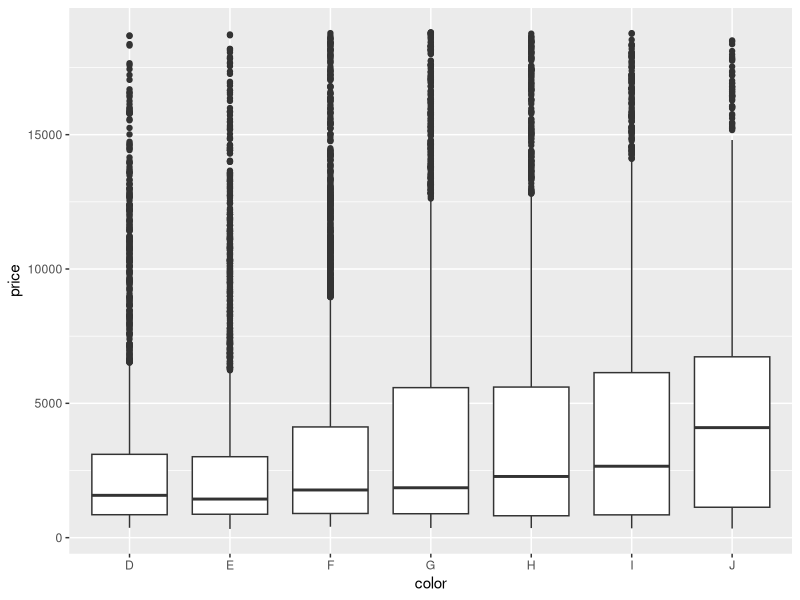

Source code (R):
## ---- chunk 1
ipak <- function(pkg){
    new.pkg <- pkg[!(pkg %in% installed.packages()[, "Package"])]
    if (length(new.pkg)) 
        install.packages(new.pkg, repos = "http://cran.us.r-project.org", dependencies = TRUE)
    sapply(pkg, require, character.only = TRUE)
}

# usage
packages <- c("ggplot2", "dplyr")
ipak(packages)
## ---- chunk 2
library(dplyr)
library(ggplot2)
## ---- chunk 3
#for illustration purpose take the diamonds dataset from ggplot2 package and attached to this session
data(diamonds)
#examin first 6 observations
head(diamonds)
#take help from r documentation
#?diamonds
#examine the data
dim(diamonds)
str(diamonds)
summary(diamonds)
## ---- chunk 4
# select only the variables carat, color and price
select(diamonds, carat, color, price)
## ---- chunk 5
# examine the factors in cut variable
table(diamonds$cut)
# subsetting or filtering the diamonds dataset where cut==”Premium”
filter(diamonds, cut=="Premium")
## ---- chunk 6
diamondsNew<- mutate(diamonds, pricePerCarat = price/carat)
#examine the new dataset whether new variable is added or not
head(diamondsNew)
names(diamondsNew)
## ---- chunk 7
# first we will see the first 6 diamonds price in our dataset
head(diamonds$depth)
# then we can use arrange function on top of this vector of first six observationds of depth variable
head(arrange(diamonds,depth))
# the above output is basically shows in ascending order
# you can use desc() function inside arrange to make descending the data
head(arrange(diamonds,desc(depth)))
## ---- chunk 8
#to get the average of price variable
summarize(diamonds, avgPrice = mean(price, na.rm = TRUE) )
#combination of summarize/summarise with group_by
summarise(group_by(diamonds, cut), mean=mean(price, na.rm = TRUE))
summarize(group_by(diamonds, cut), mean=mean(price, na.rm = TRUE))
## ---- chunk 9
#Now we will use those above functions filter select and mutate and combine them into one and get the result by using %>% operator  
# filter(diamonds, cut=="Premium")
#select(diamonds, carat, color, price)
# diamondsNew<- mutate(diamonds, pricePerCarat = price/carat)


diamondsPipe <- diamonds %>% filter(cut=="Premium") %>% select(carat, color, price) %>% mutate(pricePerCarat = price/carat)
head(diamondsPipe)
## ---- chunk 10
diamonds %>% 
  filter(cut == "Ideal") %>% 
  ggplot(aes(x=color,y=price)) + 
geom_boxplot()     
     
## ---- chunk 11
head(iris3)     
     
